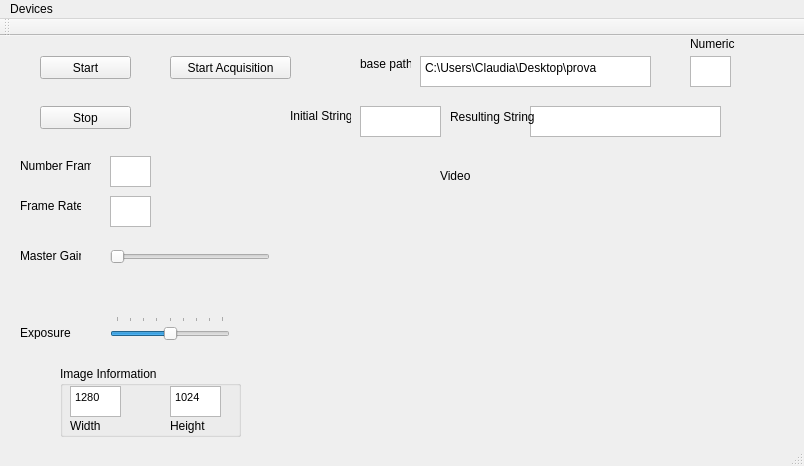
<?xml version="1.0" encoding="UTF-8"?>
<ui version="4.0">
 <class>MainWindow</class>
 <widget class="QMainWindow" name="MainWindow">
  <property name="geometry">
   <rect>
    <x>0</x>
    <y>0</y>
    <width>804</width>
    <height>466</height>
   </rect>
  </property>
  <property name="windowTitle">
   <string>MainWindow</string>
  </property>
  <widget class="QWidget" name="centralWidget">
   <widget class="QPushButton" name="startButton">
    <property name="geometry">
     <rect>
      <x>40</x>
      <y>20</y>
      <width>91</width>
      <height>23</height>
     </rect>
    </property>
    <property name="text">
     <string>Start</string>
    </property>
   </widget>
   <widget class="QPushButton" name="stopButton">
    <property name="geometry">
     <rect>
      <x>40</x>
      <y>70</y>
      <width>91</width>
      <height>23</height>
     </rect>
    </property>
    <property name="text">
     <string>Stop</string>
    </property>
   </widget>
   <widget class="QPushButton" name="startAcquisitionButton">
    <property name="geometry">
     <rect>
      <x>170</x>
      <y>20</y>
      <width>121</width>
      <height>23</height>
     </rect>
    </property>
    <property name="text">
     <string>Start Acquisition</string>
    </property>
   </widget>
   <widget class="QPlainTextEdit" name="plainTextEdit">
    <property name="geometry">
     <rect>
      <x>420</x>
      <y>20</y>
      <width>231</width>
      <height>31</height>
     </rect>
    </property>
    <property name="plainText">
     <string>C:\Users\Claudia\Desktop\prova</string>
    </property>
   </widget>
   <widget class="QLabel" name="label">
    <property name="geometry">
     <rect>
      <x>360</x>
      <y>20</y>
      <width>51</width>
      <height>16</height>
     </rect>
    </property>
    <property name="text">
     <string>base path</string>
    </property>
   </widget>
   <widget class="QPlainTextEdit" name="plainTextEdit_2">
    <property name="geometry">
     <rect>
      <x>360</x>
      <y>70</y>
      <width>81</width>
      <height>31</height>
     </rect>
    </property>
   </widget>
   <widget class="QLabel" name="label_2">
    <property name="geometry">
     <rect>
      <x>290</x>
      <y>70</y>
      <width>61</width>
      <height>20</height>
     </rect>
    </property>
    <property name="text">
     <string>Initial String</string>
    </property>
   </widget>
   <widget class="QPlainTextEdit" name="plainTextEdit_3">
    <property name="geometry">
     <rect>
      <x>530</x>
      <y>70</y>
      <width>191</width>
      <height>31</height>
     </rect>
    </property>
   </widget>
   <widget class="QLabel" name="label_3">
    <property name="geometry">
     <rect>
      <x>450</x>
      <y>60</y>
      <width>91</width>
      <height>41</height>
     </rect>
    </property>
    <property name="text">
     <string>Resulting String</string>
    </property>
   </widget>
   <widget class="QTextEdit" name="NumericText">
    <property name="geometry">
     <rect>
      <x>690</x>
      <y>20</y>
      <width>41</width>
      <height>31</height>
     </rect>
    </property>
    <property name="html">
     <string>&lt;!DOCTYPE HTML PUBLIC &quot;-//W3C//DTD HTML 4.0//EN&quot; &quot;http://www.w3.org/TR/REC-html40/strict.dtd&quot;&gt;
&lt;html&gt;&lt;head&gt;&lt;meta name=&quot;qrichtext&quot; content=&quot;1&quot; /&gt;&lt;style type=&quot;text/css&quot;&gt;
p, li { white-space: pre-wrap; }
&lt;/style&gt;&lt;/head&gt;&lt;body style=&quot; font-family:'MS Shell Dlg 2'; font-size:8.25pt; font-weight:400; font-style:normal;&quot;&gt;
&lt;p align=&quot;center&quot; style=&quot;-qt-paragraph-type:empty; margin-top:0px; margin-bottom:0px; margin-left:0px; margin-right:0px; -qt-block-indent:0; text-indent:0px;&quot;&gt;&lt;br /&gt;&lt;/p&gt;&lt;/body&gt;&lt;/html&gt;</string>
    </property>
   </widget>
   <widget class="QLabel" name="label_4">
    <property name="geometry">
     <rect>
      <x>690</x>
      <y>0</y>
      <width>51</width>
      <height>16</height>
     </rect>
    </property>
    <property name="text">
     <string>Numeric</string>
    </property>
   </widget>
   <widget class="QStackedWidget" name="stackedWidget">
    <property name="geometry">
     <rect>
      <x>330</x>
      <y>160</y>
      <width>291</width>
      <height>271</height>
     </rect>
    </property>
    <property name="sizePolicy">
     <sizepolicy hsizetype="Preferred" vsizetype="Preferred">
      <horstretch>1</horstretch>
      <verstretch>0</verstretch>
     </sizepolicy>
    </property>
    <property name="palette">
     <palette>
      <active>
       <colorrole role="Base">
        <brush brushstyle="SolidPattern">
         <color alpha="255">
          <red>255</red>
          <green>255</green>
          <blue>255</blue>
         </color>
        </brush>
       </colorrole>
       <colorrole role="Window">
        <brush brushstyle="SolidPattern">
         <color alpha="255">
          <red>145</red>
          <green>145</green>
          <blue>145</blue>
         </color>
        </brush>
       </colorrole>
      </active>
      <inactive>
       <colorrole role="Base">
        <brush brushstyle="SolidPattern">
         <color alpha="255">
          <red>255</red>
          <green>255</green>
          <blue>255</blue>
         </color>
        </brush>
       </colorrole>
       <colorrole role="Window">
        <brush brushstyle="SolidPattern">
         <color alpha="255">
          <red>145</red>
          <green>145</green>
          <blue>145</blue>
         </color>
        </brush>
       </colorrole>
      </inactive>
      <disabled>
       <colorrole role="Base">
        <brush brushstyle="SolidPattern">
         <color alpha="255">
          <red>145</red>
          <green>145</green>
          <blue>145</blue>
         </color>
        </brush>
       </colorrole>
       <colorrole role="Window">
        <brush brushstyle="SolidPattern">
         <color alpha="255">
          <red>145</red>
          <green>145</green>
          <blue>145</blue>
         </color>
        </brush>
       </colorrole>
      </disabled>
     </palette>
    </property>
    <property name="currentIndex">
     <number>0</number>
    </property>
    <widget class="QWidget" name="viewfinderPage">
     <layout class="QGridLayout" name="gridLayout_5">
      <item row="1" column="0">
       <widget class="QCameraViewfinder" name="viewfinder" native="true"/>
      </item>
     </layout>
    </widget>
    <widget class="QWidget" name="previewPage">
     <layout class="QGridLayout" name="gridLayout_4">
      <item row="0" column="0">
       <widget class="QLabel" name="lastImagePreviewLabel">
        <property name="sizePolicy">
         <sizepolicy hsizetype="Preferred" vsizetype="MinimumExpanding">
          <horstretch>0</horstretch>
          <verstretch>0</verstretch>
         </sizepolicy>
        </property>
        <property name="frameShape">
         <enum>QFrame::Box</enum>
        </property>
        <property name="text">
         <string/>
        </property>
       </widget>
      </item>
     </layout>
    </widget>
   </widget>
   <widget class="QLabel" name="label_5">
    <property name="geometry">
     <rect>
      <x>440</x>
      <y>130</y>
      <width>71</width>
      <height>20</height>
     </rect>
    </property>
    <property name="text">
     <string>Video</string>
    </property>
   </widget>
   <widget class="QSlider" name="exposureCompensation_2">
    <property name="geometry">
     <rect>
      <x>110</x>
      <y>280</y>
      <width>120</width>
      <height>27</height>
     </rect>
    </property>
    <property name="minimum">
     <number>-4</number>
    </property>
    <property name="maximum">
     <number>4</number>
    </property>
    <property name="pageStep">
     <number>2</number>
    </property>
    <property name="orientation">
     <enum>Qt::Horizontal</enum>
    </property>
    <property name="tickPosition">
     <enum>QSlider::TicksAbove</enum>
    </property>
   </widget>
   <widget class="QLabel" name="label_6">
    <property name="geometry">
     <rect>
      <x>20</x>
      <y>290</y>
      <width>120</width>
      <height>13</height>
     </rect>
    </property>
    <property name="text">
     <string>Exposure</string>
    </property>
   </widget>
   <widget class="QSlider" name="horizontalSlider">
    <property name="geometry">
     <rect>
      <x>110</x>
      <y>210</y>
      <width>160</width>
      <height>22</height>
     </rect>
    </property>
    <property name="orientation">
     <enum>Qt::Horizontal</enum>
    </property>
   </widget>
   <widget class="QTextEdit" name="FrameRateText">
    <property name="geometry">
     <rect>
      <x>110</x>
      <y>160</y>
      <width>41</width>
      <height>31</height>
     </rect>
    </property>
    <property name="html">
     <string>&lt;!DOCTYPE HTML PUBLIC &quot;-//W3C//DTD HTML 4.0//EN&quot; &quot;http://www.w3.org/TR/REC-html40/strict.dtd&quot;&gt;
&lt;html&gt;&lt;head&gt;&lt;meta name=&quot;qrichtext&quot; content=&quot;1&quot; /&gt;&lt;style type=&quot;text/css&quot;&gt;
p, li { white-space: pre-wrap; }
&lt;/style&gt;&lt;/head&gt;&lt;body style=&quot; font-family:'MS Shell Dlg 2'; font-size:8.25pt; font-weight:400; font-style:normal;&quot;&gt;
&lt;p align=&quot;center&quot; style=&quot;-qt-paragraph-type:empty; margin-top:0px; margin-bottom:0px; margin-left:0px; margin-right:0px; -qt-block-indent:0; text-indent:0px;&quot;&gt;&lt;br /&gt;&lt;/p&gt;&lt;/body&gt;&lt;/html&gt;</string>
    </property>
   </widget>
   <widget class="QLabel" name="label_7">
    <property name="geometry">
     <rect>
      <x>20</x>
      <y>120</y>
      <width>71</width>
      <height>20</height>
     </rect>
    </property>
    <property name="text">
     <string>Number Frame</string>
    </property>
   </widget>
   <widget class="QLabel" name="label_8">
    <property name="geometry">
     <rect>
      <x>20</x>
      <y>160</y>
      <width>61</width>
      <height>20</height>
     </rect>
    </property>
    <property name="text">
     <string>Frame Rate</string>
    </property>
   </widget>
   <widget class="QLabel" name="label_9">
    <property name="geometry">
     <rect>
      <x>20</x>
      <y>210</y>
      <width>61</width>
      <height>20</height>
     </rect>
    </property>
    <property name="text">
     <string>Master Gain</string>
    </property>
   </widget>
   <widget class="QGroupBox" name="groupBox">
    <property name="geometry">
     <rect>
      <x>60</x>
      <y>330</y>
      <width>181</width>
      <height>71</height>
     </rect>
    </property>
    <property name="title">
     <string>Image Information</string>
    </property>
    <widget class="QTextEdit" name="textEdit_2">
     <property name="geometry">
      <rect>
       <x>10</x>
       <y>20</y>
       <width>51</width>
       <height>31</height>
      </rect>
     </property>
     <property name="html">
      <string>&lt;!DOCTYPE HTML PUBLIC &quot;-//W3C//DTD HTML 4.0//EN&quot; &quot;http://www.w3.org/TR/REC-html40/strict.dtd&quot;&gt;
&lt;html&gt;&lt;head&gt;&lt;meta name=&quot;qrichtext&quot; content=&quot;1&quot; /&gt;&lt;style type=&quot;text/css&quot;&gt;
p, li { white-space: pre-wrap; }
&lt;/style&gt;&lt;/head&gt;&lt;body style=&quot; font-family:'MS Shell Dlg 2'; font-size:8.25pt; font-weight:400; font-style:normal;&quot;&gt;
&lt;p style=&quot; margin-top:0px; margin-bottom:0px; margin-left:0px; margin-right:0px; -qt-block-indent:0; text-indent:0px;&quot;&gt;1280&lt;/p&gt;&lt;/body&gt;&lt;/html&gt;</string>
     </property>
    </widget>
    <widget class="QTextEdit" name="textEdit_5">
     <property name="geometry">
      <rect>
       <x>110</x>
       <y>20</y>
       <width>51</width>
       <height>31</height>
      </rect>
     </property>
     <property name="html">
      <string>&lt;!DOCTYPE HTML PUBLIC &quot;-//W3C//DTD HTML 4.0//EN&quot; &quot;http://www.w3.org/TR/REC-html40/strict.dtd&quot;&gt;
&lt;html&gt;&lt;head&gt;&lt;meta name=&quot;qrichtext&quot; content=&quot;1&quot; /&gt;&lt;style type=&quot;text/css&quot;&gt;
p, li { white-space: pre-wrap; }
&lt;/style&gt;&lt;/head&gt;&lt;body style=&quot; font-family:'MS Shell Dlg 2'; font-size:8.25pt; font-weight:400; font-style:normal;&quot;&gt;
&lt;p style=&quot; margin-top:0px; margin-bottom:0px; margin-left:0px; margin-right:0px; -qt-block-indent:0; text-indent:0px;&quot;&gt;1024&lt;/p&gt;&lt;/body&gt;&lt;/html&gt;</string>
     </property>
    </widget>
    <widget class="QLabel" name="label_10">
     <property name="geometry">
      <rect>
       <x>10</x>
       <y>50</y>
       <width>71</width>
       <height>20</height>
      </rect>
     </property>
     <property name="text">
      <string>Width</string>
     </property>
    </widget>
    <widget class="QLabel" name="label_11">
     <property name="geometry">
      <rect>
       <x>30</x>
       <y>70</y>
       <width>71</width>
       <height>20</height>
      </rect>
     </property>
     <property name="text">
      <string>Video</string>
     </property>
    </widget>
    <widget class="QLabel" name="label_12">
     <property name="geometry">
      <rect>
       <x>110</x>
       <y>50</y>
       <width>71</width>
       <height>20</height>
      </rect>
     </property>
     <property name="text">
      <string>Height</string>
     </property>
    </widget>
   </widget>
   <widget class="QTextEdit" name="NumberFrameText">
    <property name="geometry">
     <rect>
      <x>110</x>
      <y>120</y>
      <width>41</width>
      <height>31</height>
     </rect>
    </property>
    <property name="html">
     <string>&lt;!DOCTYPE HTML PUBLIC &quot;-//W3C//DTD HTML 4.0//EN&quot; &quot;http://www.w3.org/TR/REC-html40/strict.dtd&quot;&gt;
&lt;html&gt;&lt;head&gt;&lt;meta name=&quot;qrichtext&quot; content=&quot;1&quot; /&gt;&lt;style type=&quot;text/css&quot;&gt;
p, li { white-space: pre-wrap; }
&lt;/style&gt;&lt;/head&gt;&lt;body style=&quot; font-family:'MS Shell Dlg 2'; font-size:8.25pt; font-weight:400; font-style:normal;&quot;&gt;
&lt;p align=&quot;center&quot; style=&quot;-qt-paragraph-type:empty; margin-top:0px; margin-bottom:0px; margin-left:0px; margin-right:0px; -qt-block-indent:0; text-indent:0px;&quot;&gt;&lt;br /&gt;&lt;/p&gt;&lt;/body&gt;&lt;/html&gt;</string>
    </property>
   </widget>
  </widget>
  <widget class="QMenuBar" name="QmenuBar">
   <property name="geometry">
    <rect>
     <x>0</x>
     <y>0</y>
     <width>804</width>
     <height>21</height>
    </rect>
   </property>
   <widget class="QMenu" name="menuDevices">
    <property name="title">
     <string>Devices</string>
    </property>
    <addaction name="separator"/>
   </widget>
   <addaction name="menuDevices"/>
  </widget>
  <widget class="QToolBar" name="mainToolBar">
   <attribute name="toolBarArea">
    <enum>TopToolBarArea</enum>
   </attribute>
   <attribute name="toolBarBreak">
    <bool>false</bool>
   </attribute>
  </widget>
  <widget class="QStatusBar" name="statusBar"/>
 </widget>
 <layoutdefault spacing="6" margin="11"/>
 <customwidgets>
  <customwidget>
   <class>QCameraViewfinder</class>
   <extends>QWidget</extends>
   <header>qcameraviewfinder.h</header>
   <container>1</container>
  </customwidget>
 </customwidgets>
 <resources/>
 <connections/>
</ui>
